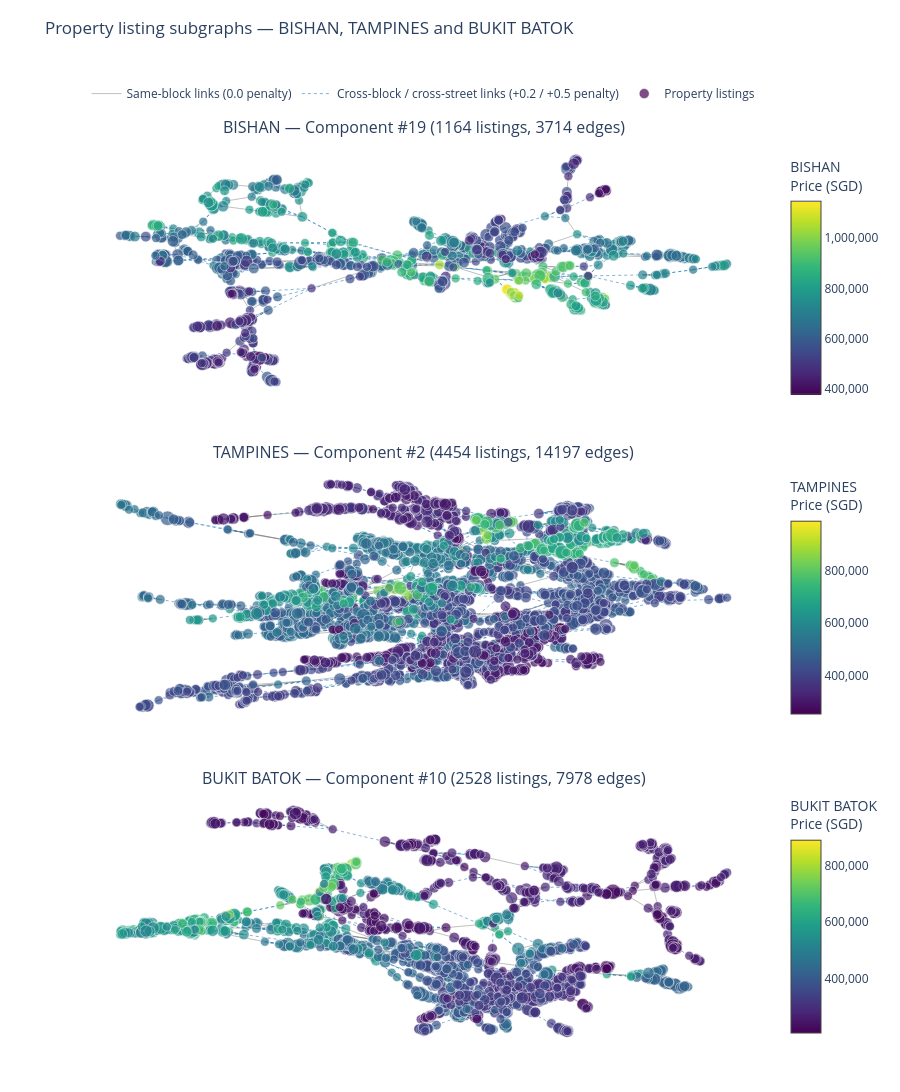

Notebook cell for this chart:
### Markdown cell above
### Visualise representative connected component networks (`BISHAN`, `TAMPINES`, `BUKIT BATOK`)

Display node-link networks for the largest connected components in **Bishan** (1,164 listings across 10 streets), **Tampines** (4,454 listings across 32 streets) and **Bukit Batok** (2,528 listings across 21 streets) using a spring layout (`nx.spring_layout`, seed 42). Each subplot uses its own colour scale (`resale_price`) so internal price tiers within each town are clearly visible. Solid grey lines show same-block links (`0.0`) and dotted blue lines show cross-block / cross-street links (`+0.2 / +0.5`).

**Observation:** Across both compact central towns (Bishan) and large multi-neighbourhood towns (Tampines and Bukit Batok), listings naturally separate into distinct price branches even though `resale_price` was never used to build the network—higher-priced larger or higher-floor flats (green/yellow) cluster on one side, while smaller or older flats (purple/blue) cluster on another. Solid grey links anchor each block into tight local groups, while dotted blue bridges link comparable flats across streets, illustrating how price benchmarks carry from one block or street pocket to similar flats elsewhere in the town.

### Code cell
# Select one representative component (~180–450 listings) each from BISHAN, TAMPINES and BUKIT BATOK.
sample_towns = ["BISHAN", "TAMPINES", "BUKIT BATOK"]
selected_comps = []
for town_name in sample_towns:
    town_comps = comp_summary.loc[
        (comp_summary["town"] == town_name) & (comp_summary["listings"].between(180, 450))
    ]
    if town_comps.empty:
        town_comps = comp_summary.loc[comp_summary["town"] == town_name]
    comp_row = town_comps.iloc[0]
    selected_comps.append((town_name, int(comp_row["component_id"]), int(comp_row["listings"]), int(comp_row["edges"])))

subplot_titles = [
    f"{t} — Component #{cid} ({n_nodes} listings, {n_edges} edges)"
    for t, cid, n_nodes, n_edges in selected_comps
]

net_fig = make_subplots(
    rows=3,
    cols=1,
    vertical_spacing=0.07,
    subplot_titles=subplot_titles,
)

# Position a separate price colorbar alongside each of the three stacked subplots.
colorbar_y_positions = [0.85, 0.50, 0.15]

for row_idx, (town_name, comp_id, _, _) in enumerate(selected_comps, start=1):
    sample_df = df.loc[df["component_id"] == comp_id].copy()
    sample_nodes = sample_df["listing_id"].tolist()
    subG = G.subgraph(sample_nodes)
    pos = nx.spring_layout(subG, weight="weight", seed=42, k=0.25, iterations=70)

    # Separate edge coordinates into same-block links (Tier 0) and cross-block / cross-street links (Tier 1 & 2).
    tier0_x, tier0_y = [], []
    tier12_x, tier12_y = [], []
    for u, v, edata in subG.edges(data=True):
        x0, y0 = pos[u]
        x1, y1 = pos[v]
        if edata.get("tier", 0) == 0:
            tier0_x.extend([x0, x1, None])
            tier0_y.extend([y0, y1, None])
        else:
            tier12_x.extend([x0, x1, None])
            tier12_y.extend([y0, y1, None])

    node_x = [pos[n][0] for n in sample_nodes]
    node_y = [pos[n][1] for n in sample_nodes]
    node_prices = sample_df["resale_price"].to_numpy()
    node_degrees = [subG.degree(n) for n in sample_nodes]
    node_custom = sample_df[[
        "listing_id", "month", "block_address", "flat_type",
        "storey_range", "floor_area_sqm", "flat_age_years",
    ]].assign(month=lambda d: d["month"].astype(str), degree=node_degrees).to_numpy()

    net_fig.add_trace(
        go.Scatter(
            x=tier0_x, y=tier0_y, mode="lines",
            line=dict(width=0.9, color="rgba(100,100,100,0.45)"),
            hoverinfo="skip", name="Same-block links (0.0 penalty)",
            legendgroup="tier0", showlegend=(row_idx == 1),
        ),
        row=row_idx, col=1,
    )
    net_fig.add_trace(
        go.Scatter(
            x=tier12_x, y=tier12_y, mode="lines",
            line=dict(width=1.0, color="rgba(31,119,180,0.55)", dash="dot"),
            hoverinfo="skip", name="Cross-block / cross-street links (+0.2 / +0.5 penalty)",
            legendgroup="tier12", showlegend=(row_idx == 1),
        ),
        row=row_idx, col=1,
    )
    net_fig.add_trace(
        go.Scatter(
            x=node_x, y=node_y, mode="markers",
            name="Property listings",
            legendgroup="nodes", showlegend=(row_idx == 1),
            marker=dict(
                size=[5 + deg * 0.8 for deg in node_degrees],
                color=node_prices,
                colorscale="Viridis",
                showscale=True,
                colorbar=dict(
                    title=f"{town_name}<br>Price (SGD)",
                    tickformat=",.0f",
                    y=colorbar_y_positions[row_idx - 1],
                    len=0.28,
                ),
                line=dict(width=0.6, color="white"),
            ),
            customdata=node_custom,
            hovertemplate=(
                f"Town: {town_name}<br>"
                "Listing ID: %{customdata[0]} (%{customdata[1]})<br>"
                "Block: %{customdata[2]}<br>Type: %{customdata[3]} (Storey %{customdata[4]})<br>"
                "Area: %{customdata[5]} sqm | Age: %{customdata[6]} yrs<br>"
                "Resale price: SGD %{marker.color:,.0f}<br>Degree: %{customdata[7]}<extra></extra>"
            ),
        ),
        row=row_idx, col=1,
    )
    net_fig.update_xaxes(showgrid=False, zeroline=False, showticklabels=False, title="", row=row_idx, col=1)
    net_fig.update_yaxes(showgrid=False, zeroline=False, showticklabels=False, title="", row=row_idx, col=1)

net_fig.update_layout(
    title=dict(text="Property listing subgraphs — BISHAN, TAMPINES and BUKIT BATOK", y=0.98),
    height=1900,
    autosize=True,
    margin=dict(t=140, b=40),
    legend=dict(orientation="h", x=0.5, xanchor="center", y=1.035, yanchor="bottom"),
    template="plotly_white",
)
net_fig.show(renderer="plotly_mimetype", config={"responsive": True})

### Figure 1 — Plotly figure (JSON) as saved in the notebook; plotly's stock layout.template omitted (floating-point values rounded to 4 significant figures; data arrays with more than 128 entries replaced by an {"elided": "..."} marker saying what was removed)
{"data": [{"hoverinfo": "skip", "legendgroup": "tier0", "line": {"color": "rgba(100,100,100,0.45)", "width": 0.9}, "mode": "lines", "name": "Same-block links (0.0 penalty)", "showlegend": true, "type": "scatter", "x": {"elided": "2316 float values"}, "xaxis": "x", "y": {"elided": "2316 float values"}, "yaxis": "y"}, {"hoverinfo": "skip", "legendgroup": "tier12", "line": {"color": "rgba(31,119,180,0.55)", "dash": "dot", "width": 1}, "mode": "lines", "name": "Cross-block / cross-street links (+0.2 / +0.5 penalty)", "showlegend": true, "type": "scatter", "x": {"elided": "8826 float values"}, "xaxis": "x", "y": {"elided": "8826 float values"}, "yaxis": "y"}, {"customdata": {"elided": "1164x8 mixed values"}, "hovertemplate": "Town: BISHAN<br>Listing ID: %{customdata[0]} (%{customdata[1]})<br>Block: %{customdata[2]}<br>Type: %{customdata[3]} (Storey %{customdata[4]})<br>Area: %{customdata[5]} sqm | Age: %{customdata[6]} yrs<br>Resale price: SGD %{marker.color:,.0f}<br>Degree: %{customdata[7]}<extra></extra>", "legendgroup": "nodes", "marker": {"color": {"elided": "1164 float values"}, "colorbar": {"len": 0.28, "tickformat": ",.0f", "title": {"text": "BISHAN<br>Price (SGD)"}, "y": 0.85}, "colorscale": [[0, "#440154"], [0.1111, "#482878"], [0.2222, "#3e4989"], [0.3333, "#31688e"], [0.4444, "#26828e"], [0.5556, "#1f9e89"], [0.6667, "#35b779"], [0.7778, "#6ece58"], [0.8889, "#b5de2b"], [1, "#fde725"]], "line": {"color": "white", "width": 0.6}, "showscale": true, "size": {"elided": "1164 float values"}}, "mode": "markers", "name": "Property listings", "showlegend": true, "type": "scatter", "x": {"elided": "1164 float values"}, "xaxis": "x", "y": {"elided": "1164 float values"}, "yaxis": "y"}, {"hoverinfo": "skip", "legendgroup": "tier0", "line": {"color": "rgba(100,100,100,0.45)", "width": 0.9}, "mode": "lines", "name": "Same-block links (0.0 penalty)", "showlegend": false, "type": "scatter", "x": {"elided": "9045 float values"}, "xaxis": "x2", "y": {"elided": "9045 float values"}, "yaxis": "y2"}, {"hoverinfo": "skip", "legendgroup": "tier12", "line": {"color": "rgba(31,119,180,0.55)", "dash": "dot", "width": 1}, "mode": "lines", "name": "Cross-block / cross-street links (+0.2 / +0.5 penalty)", "showlegend": false, "type": "scatter", "x": {"elided": "33546 float values"}, "xaxis": "x2", "y": {"elided": "33546 float values"}, "yaxis": "y2"}, {"customdata": {"elided": "4454x8 mixed values"}, "hovertemplate": "Town: TAMPINES<br>Listing ID: %{customdata[0]} (%{customdata[1]})<br>Block: %{customdata[2]}<br>Type: %{customdata[3]} (Storey %{customdata[4]})<br>Area: %{customdata[5]} sqm | Age: %{customdata[6]} yrs<br>Resale price: SGD %{marker.color:,.0f}<br>Degree: %{customdata[7]}<extra></extra>", "legendgroup": "nodes", "marker": {"color": {"elided": "4454 float values"}, "colorbar": {"len": 0.28, "tickformat": ",.0f", "title": {"text": "TAMPINES<br>Price (SGD)"}, "y": 0.5}, "colorscale": [[0, "#440154"], [0.1111, "#482878"], [0.2222, "#3e4989"], [0.3333, "#31688e"], [0.4444, "#26828e"], [0.5556, "#1f9e89"], [0.6667, "#35b779"], [0.7778, "#6ece58"], [0.8889, "#b5de2b"], [1, "#fde725"]], "line": {"color": "white", "width": 0.6}, "showscale": true, "size": {"elided": "4454 float values"}}, "mode": "markers", "name": "Property listings", "showlegend": false, "type": "scatter", "x": {"elided": "4454 float values"}, "xaxis": "x2", "y": {"elided": "4454 float values"}, "yaxis": "y2"}, {"hoverinfo": "skip", "legendgroup": "tier0", "line": {"color": "rgba(100,100,100,0.45)", "width": 0.9}, "mode": "lines", "name": "Same-block links (0.0 penalty)", "showlegend": false, "type": "scatter", "x": {"elided": "6693 float values"}, "xaxis": "x3", "y": {"elided": "6693 float values"}, "yaxis": "y3"}, {"hoverinfo": "skip", "legendgroup": "tier12", "line": {"color": "rgba(31,119,180,0.55)", "dash": "dot", "width": 1}, "mode": "lines", "name": "Cross-block / cross-street links (+0.2 / +0.5 penalty)", "showlegend": false, "type": "scatter", "x": {"elided": "17241 float values"}, "xaxis": "x3", "y": {"elided": "17241 float values"}, "yaxis": "y3"}, {"customdata": {"elided": "2528x8 mixed values"}, "hovertemplate": "Town: BUKIT BATOK<br>Listing ID: %{customdata[0]} (%{customdata[1]})<br>Block: %{customdata[2]}<br>Type: %{customdata[3]} (Storey %{customdata[4]})<br>Area: %{customdata[5]} sqm | Age: %{customdata[6]} yrs<br>Resale price: SGD %{marker.color:,.0f}<br>Degree: %{customdata[7]}<extra></extra>", "legendgroup": "nodes", "marker": {"color": {"elided": "2528 float values"}, "colorbar": {"len": 0.28, "tickformat": ",.0f", "title": {"text": "BUKIT BATOK<br>Price (SGD)"}, "y": 0.15}, "colorscale": [[0, "#440154"], [0.1111, "#482878"], [0.2222, "#3e4989"], [0.3333, "#31688e"], [0.4444, "#26828e"], [0.5556, "#1f9e89"], [0.6667, "#35b779"], [0.7778, "#6ece58"], [0.8889, "#b5de2b"], [1, "#fde725"]], "line": {"color": "white", "width": 0.6}, "showscale": true, "size": {"elided": "2528 float values"}}, "mode": "markers", "name": "Property listings", "showlegend": false, "type": "scatter", "x": {"elided": "2528 float values"}, "xaxis": "x3", "y": {"elided": "2528 float values"}, "yaxis": "y3"}], "layout": {"annotations": [{"font": {"size": 16}, "showarrow": false, "text": "BISHAN — Component #19 (1164 listings, 3714 edges)", "x": 0.5, "xanchor": "center", "xref": "paper", "y": 1, "yanchor": "bottom", "yref": "paper"}, {"font": {"size": 16}, "showarrow": false, "text": "TAMPINES — Component #2 (4454 listings, 14197 edges)", "x": 0.5, "xanchor": "center", "xref": "paper", "y": 0.6433, "yanchor": "bottom", "yref": "paper"}, {"font": {"size": 16}, "showarrow": false, "text": "BUKIT BATOK — Component #10 (2528 listings, 7978 edges)", "x": 0.5, "xanchor": "center", "xref": "paper", "y": 0.2867, "yanchor": "bottom", "yref": "paper"}], "autosize": true, "height": 1900, "legend": {"orientation": "h", "x": 0.5, "xanchor": "center", "y": 1.035, "yanchor": "bottom"}, "margin": {"b": 40, "t": 140}, "title": {"text": "Property listing subgraphs — BISHAN, TAMPINES and BUKIT BATOK", "y": 0.98}, "xaxis": {"anchor": "y", "domain": [0, 1], "showgrid": false, "showticklabels": false, "title": {"text": ""}, "zeroline": false}, "xaxis2": {"anchor": "y2", "domain": [0, 1], "showgrid": false, "showticklabels": false, "title": {"text": ""}, "zeroline": false}, "xaxis3": {"anchor": "y3", "domain": [0, 1], "showgrid": false, "showticklabels": false, "title": {"text": ""}, "zeroline": false}, "yaxis": {"anchor": "x", "domain": [0.7133, 1], "showgrid": false, "showticklabels": false, "title": {"text": ""}, "zeroline": false}, "yaxis2": {"anchor": "x2", "domain": [0.3567, 0.6433], "showgrid": false, "showticklabels": false, "title": {"text": ""}, "zeroline": false}, "yaxis3": {"anchor": "x3", "domain": [0, 0.2867], "showgrid": false, "showticklabels": false, "title": {"text": ""}, "zeroline": false}}}
